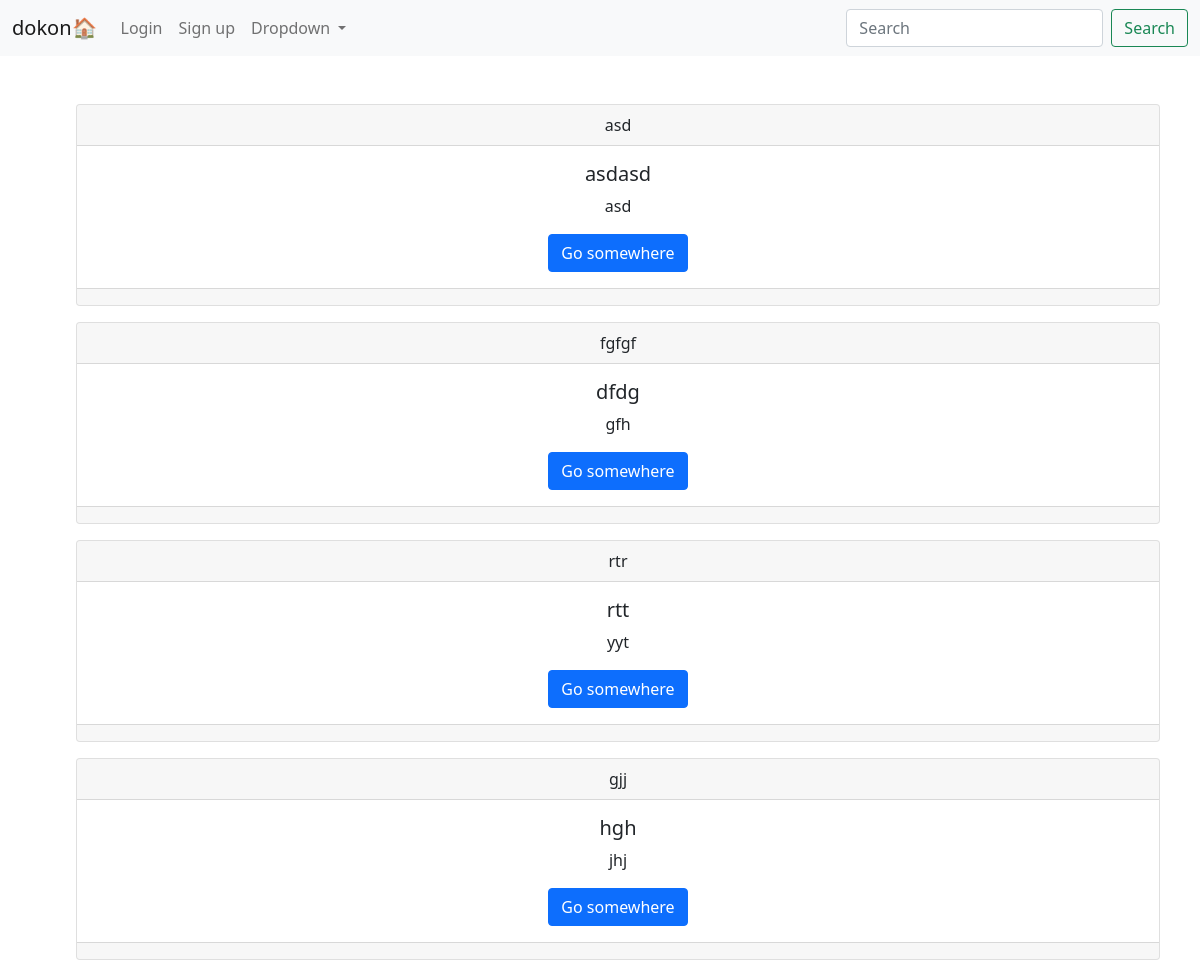
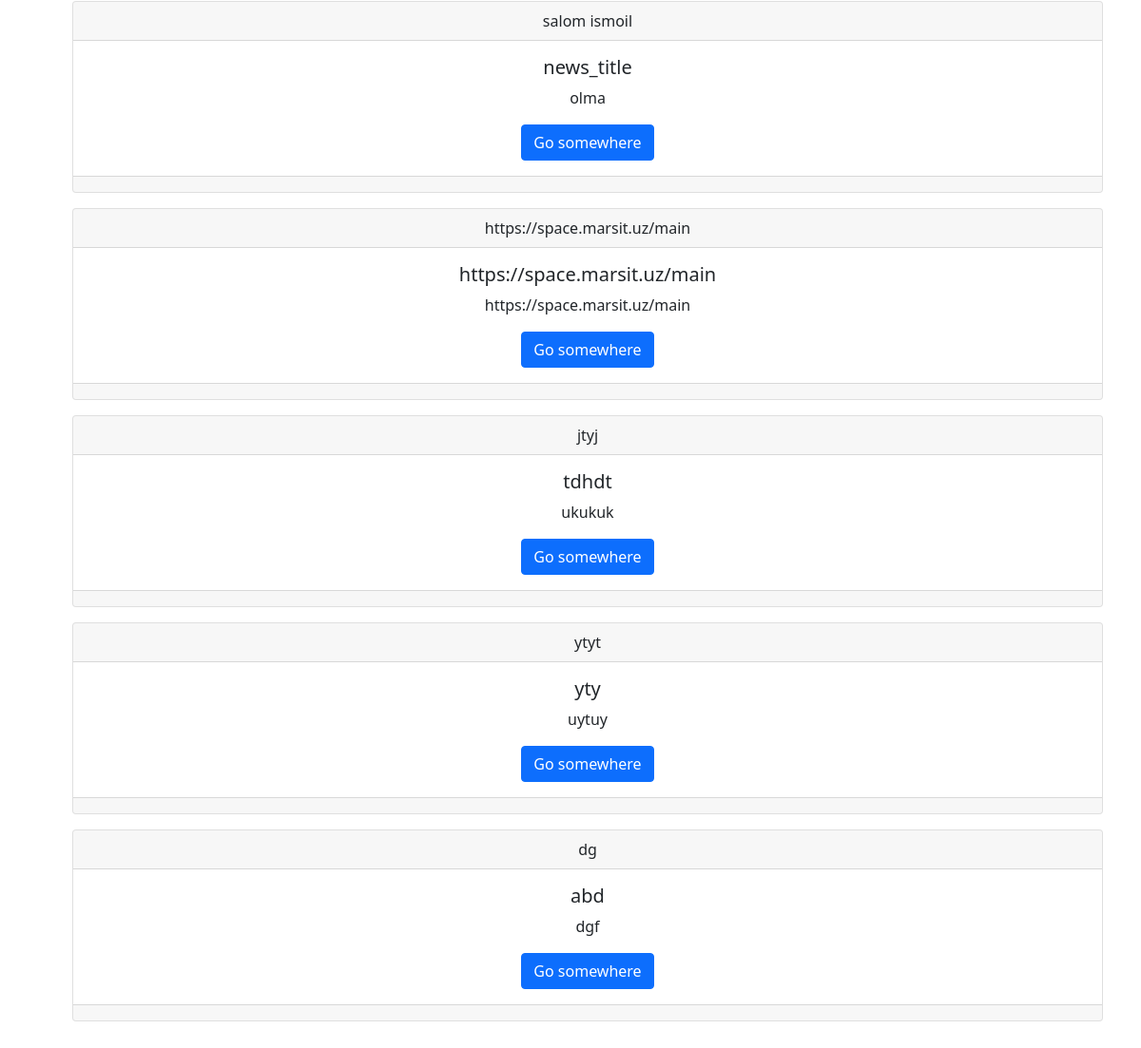
The page / on the database its author committed (2 pictures, top to bottom).
### news_app/models.py (models this page shows, shortened)
class New(models.Model):
    news_title = models.CharField(max_length=60)
    desc = models.TextField(max_length=60)
    tags = models.TextField(max_length=60)
    cr = models.DateField(auto_now_add=True)

### news_app/views.py (the view)
# urls.py: path('', main_page),
def main_page(request):
    news = New.objects.all()
    return render(request, 'index.html', context={'news': news})

### news_app/templates/index.html (shortened to what this page needs)
<!DOCTYPE html>
<html lang="en">
<head>
    <link href="https://cdn.jsdelivr.net/npm/bootstrap@5.0.2/dist/css/bootstrap.min.css" rel="stylesheet">
</head>
<body>
    <nav class="navbar navbar-expand-lg navbar-light bg-light">
        <div class="container-fluid">
          <a class="navbar-brand" href="#">dokon🏠</a>
          <div class="collapse navbar-collapse" id="navbarSupportedContent">
            <ul class="navbar-nav me-auto mb-2 mb-lg-0">
            {% if not user.is_authenticated %}
              <li class="nav-item">
                <a class="nav-link" aria-current="page" href="{% url 'login' %}">Login</a>
              </li>
              <li class="nav-item">
                <a class="nav-link" href="{% url 'register' %}">Sign up</a>
              </li>
            {% endif %}
              <li class="nav-item dropdown">
                <a class="nav-link dropdown-toggle" href="#" id="navbarDropdown" role="button" data-bs-toggle="dropdown" aria-expanded="false">
                  Dropdown
                </a>
              </li>
            </ul>
            <form class="d-flex">
              <input class="form-control me-2" type="search" placeholder="Search" aria-label="Search">
              <button class="btn btn-outline-success" type="submit">Search</button>
            </form>
          </div>
        </div>
    </nav>
    <div class="container m-5">
      {% for new in news%}
      <div class="card text-center m-3">
        <div class="card-header">
          {{ new.tags }}
        </div>
        <div class="card-body">
          <h5 class="card-title">{{ new.news_title}}</h5>
          <p class="card-text">{{ new.desc }}</p>
          <a href="#" class="btn btn-primary">Go somewhere</a>
        </div>
        <div class="card-footer text-body-secondary">
        </div>
      </div>
      {% endfor %}
    </div>
</body>
</html>

### rows shown on the page
New: tags "asd", news_title "asdasd", desc "asd"
New: tags "fgfgf", news_title "dfdg", desc "gfh"
New: tags "rtr", news_title "rtt", desc "yyt"
New: tags "gjj", news_title "hgh", desc "jhj"
New: tags "salom ismoil", news_title "news_title", desc "olma"
New: tags "https://space.marsit.uz/main", news_title "https://space.marsit.uz/main", desc "https://space.marsit.uz/main"
New: tags "jtyj", news_title "tdhdt", desc "ukukuk"
New: tags "ytyt", news_title "yty", desc "uytuy"
New: tags "dg", news_title "abd", desc "dgf"
